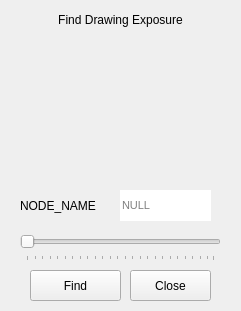
<?xml version="1.0" encoding="UTF-8"?>
<ui version="4.0">
 <class>Form</class>
 <widget class="QWidget" name="Form">
  <property name="geometry">
   <rect>
    <x>0</x>
    <y>0</y>
    <width>241</width>
    <height>311</height>
   </rect>
  </property>
  <property name="windowTitle">
   <string>Find Exposure</string>
  </property>
  <widget class="QPushButton" name="findButton">
   <property name="geometry">
    <rect>
     <x>30</x>
     <y>270</y>
     <width>91</width>
     <height>31</height>
    </rect>
   </property>
   <property name="text">
    <string>Find</string>
   </property>
  </widget>
  <widget class="QPushButton" name="closeButton">
   <property name="geometry">
    <rect>
     <x>130</x>
     <y>270</y>
     <width>81</width>
     <height>31</height>
    </rect>
   </property>
   <property name="text">
    <string>Close</string>
   </property>
  </widget>
  <widget class="QSlider" name="sliderDrawing">
   <property name="geometry">
    <rect>
     <x>20</x>
     <y>230</y>
     <width>201</width>
     <height>31</height>
    </rect>
   </property>
   <property name="mouseTracking">
    <bool>false</bool>
   </property>
   <property name="orientation">
    <enum>Qt::Horizontal</enum>
   </property>
   <property name="invertedAppearance">
    <bool>false</bool>
   </property>
   <property name="invertedControls">
    <bool>false</bool>
   </property>
   <property name="tickPosition">
    <enum>QSlider::TicksBelow</enum>
   </property>
   <property name="tickInterval">
    <number>4</number>
   </property>
  </widget>
  <widget class="QLabel" name="label">
   <property name="geometry">
    <rect>
     <x>10</x>
     <y>10</y>
     <width>221</width>
     <height>20</height>
    </rect>
   </property>
   <property name="text">
    <string>Find Drawing Exposure</string>
   </property>
   <property name="alignment">
    <set>Qt::AlignCenter</set>
   </property>
  </widget>
  <widget class="QLabel" name="thumbNail">
   <property name="geometry">
    <rect>
     <x>40</x>
     <y>30</y>
     <width>161</width>
     <height>151</height>
    </rect>
   </property>
   <property name="text">
    <string/>
   </property>
   <property name="pixmap">
    <pixmap>../Leo BACKUP/Anittinha/PRE/RIGS/RIG_ANITTINHA_V02.tpl/elements/ANITTINHA_MAOOL/.thumbnails/.ANITTINHA_MAOOL-A5.tvg.png</pixmap>
   </property>
   <property name="scaledContents">
    <bool>true</bool>
   </property>
  </widget>
  <widget class="QLineEdit" name="drawName">
   <property name="geometry">
    <rect>
     <x>120</x>
     <y>190</y>
     <width>91</width>
     <height>31</height>
    </rect>
   </property>
   <property name="font">
    <font>
     <pointsize>8</pointsize>
     <kerning>false</kerning>
    </font>
   </property>
   <property name="frame">
    <bool>false</bool>
   </property>
   <property name="alignment">
    <set>Qt::AlignLeading|Qt::AlignLeft|Qt::AlignVCenter</set>
   </property>
   <property name="placeholderText">
    <string>NULL</string>
   </property>
  </widget>
  <widget class="QLabel" name="nodeName">
   <property name="geometry">
    <rect>
     <x>20</x>
     <y>190</y>
     <width>91</width>
     <height>31</height>
    </rect>
   </property>
   <property name="text">
    <string>NODE_NAME</string>
   </property>
  </widget>
 </widget>
 <resources/>
 <connections/>
</ui>
